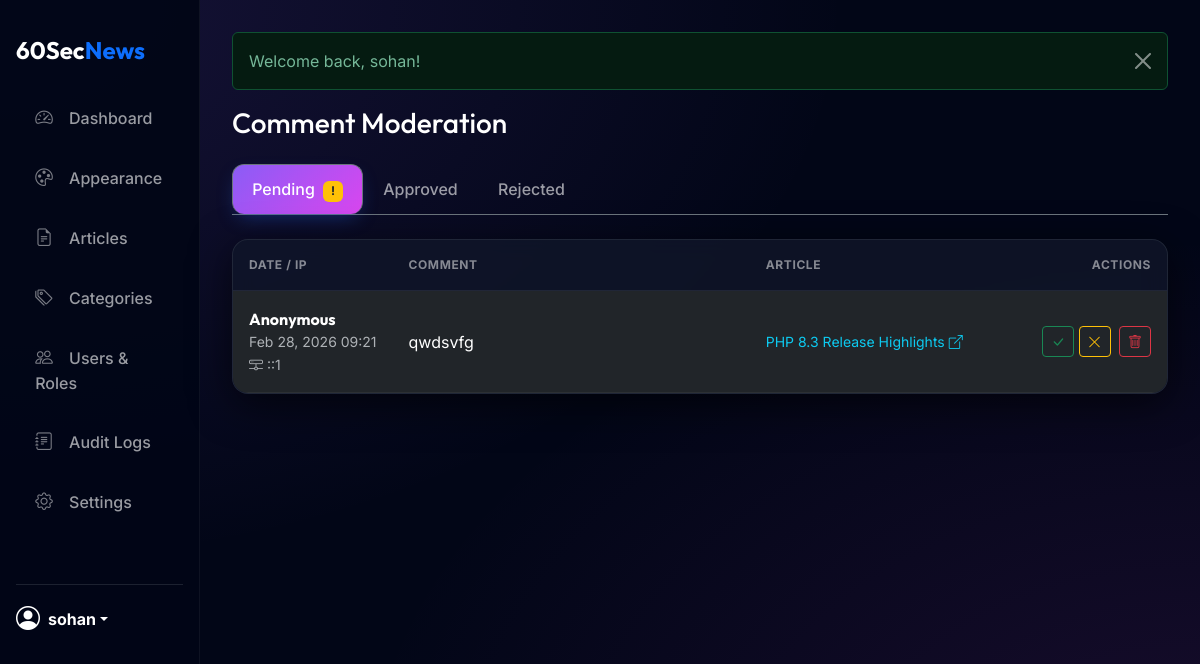
Page /public/admin/comments.php (signed in) on the earlier database version.
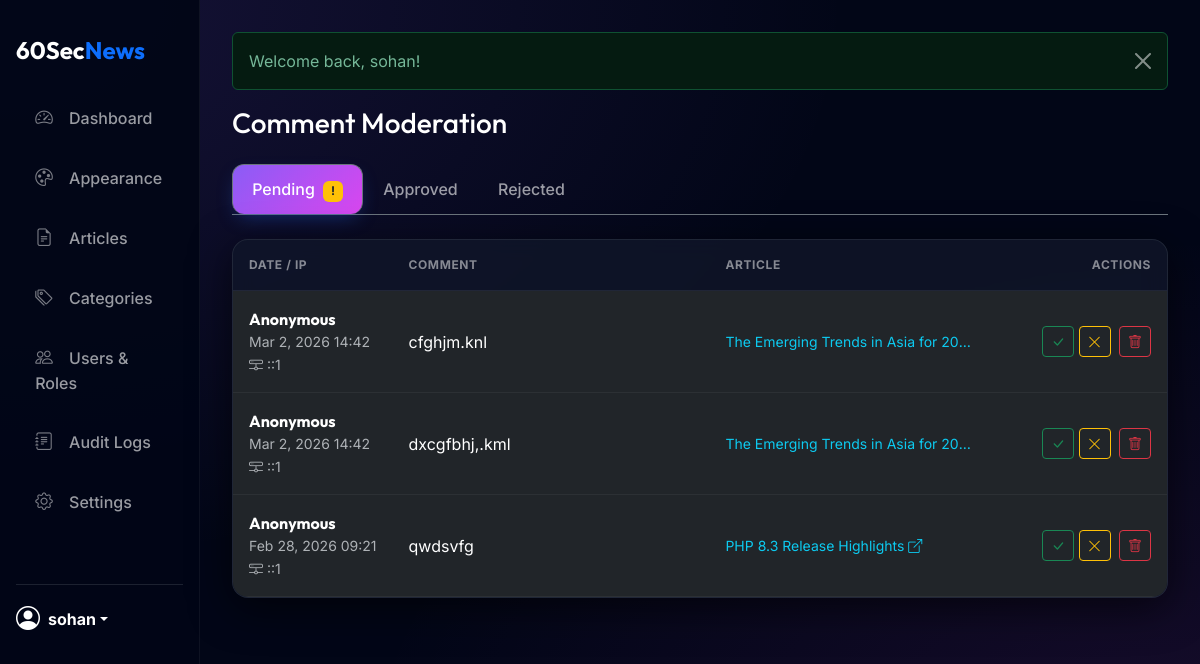
Same page on the later database version.
### tables this page shows
CREATE TABLE `comments` (
  `id` int(11) NOT NULL,
  `article_id` int(11) NOT NULL,
  `user_ip` varchar(45) DEFAULT NULL,
  `author_name` varchar(100) DEFAULT NULL,
  `content` text NOT NULL,
  `status` enum('pending','approved','rejected') DEFAULT 'pending',
  `created_at` timestamp NOT NULL DEFAULT current_timestamp()
);

CREATE TABLE `articles` (
  `id` int(11) NOT NULL,
  `title` varchar(255) NOT NULL,
  `slug` varchar(255) NOT NULL,
  `summary` text NOT NULL,
  `content` text NOT NULL,
  `author_id` int(11) NOT NULL,
  `category_id` int(11) NOT NULL,
  `featured_image_id` int(11) DEFAULT NULL,
  `status` enum('draft','pending','published','embargoed','trashed') DEFAULT 'draft',
  `is_breaking` tinyint(1) DEFAULT 0,
  `is_pinned` tinyint(1) DEFAULT 0,
  `is_featured` tinyint(1) DEFAULT 0,
  `fact_checked` tinyint(1) DEFAULT 0,
  `publish_at` timestamp NULL DEFAULT NULL,
  `created_at` timestamp NOT NULL DEFAULT current_timestamp(),
  `updated_at` timestamp NOT NULL DEFAULT current_timestamp() ON UPDATE current_timestamp()
);

### public/admin/comments.php (the view, shortened to what this page needs)
<?php
require_once __DIR__ . '/layout/header.php';
$db = DB::getInstance()->getConnection();
$status_filter = $_GET['status'] ?? 'pending';
$s = "SELECT c.id, c.author_name, c.user_ip, c.content, c.status, c.created_at, a.title as article_title, a.slug as article_slug
        FROM comments c
        JOIN articles a ON c.article_id = a.id
        WHERE c.status = ?
        ORDER BY c.created_at DESC";
$st = $db->prepare($s);
$st->execute([$status_filter]);
$comments = $st->fetchAll();
?>
<div class="d-flex justify-content-between align-items-center mb-4">
    <h1 class="h3 mb-0 text-white">Comment Moderation</h1>
</div>
<ul class="nav nav-tabs border-secondary mb-4">
    <li class="nav-item">
        <a class="nav-link <?= $status_filter === 'pending' ? 'active bg-dark text-white border-secondary border-bottom-0' : 'text-muted' ?>"
            href="?status=pending">
            Pending <span class="badge bg-warning text-dark ms-1">!</span>
        </a>
    </li>
    <li class="nav-item">
        <a class="nav-link <?= $status_filter === 'approved' ? 'active bg-dark text-white border-secondary border-bottom-0' : 'text-muted' ?>"
            href="?status=approved">Approved</a>
    </li>
    <li class="nav-item">
        <a class="nav-link <?= $status_filter === 'rejected' ? 'active bg-dark text-white border-secondary border-bottom-0' : 'text-muted' ?>"
            href="?status=rejected">Rejected</a>
    </li>
</ul>
<div class="card">
    <div class="card-body p-0">
        <div class="table-responsive">
            <table class="table table-dark table-hover mb-0">
                <thead>
                    <tr>
                        <th style="width:15%">Date / IP</th>
                        <th style="width:40%">Comment</th>
                        <th style="width:25%">Article</th>
                        <th style="width:20%" class="text-end">Actions</th>
                    </tr>
                </thead>
                <tbody>
                    <?php foreach ($comments as $c): ?>
                    <tr>
                        <td>
                            <div class="text-nowrap fw-bold">
                                <?= e($c['author_name'] ?: 'Anonymous') ?>
                            </div>
                            <div class="text-nowrap small text-muted">
                                <?= date('M j, Y H:i', strtotime($c['created_at'])) ?>
                            </div>
                            <small class="text-muted"><i class="bi bi-hdd-network"></i>
                                <?= e($c['user_ip']) ?>
                            </small>
                        </td>
                        <td>
                            <div style="max-height: 80px; overflow-y: auto;" class="pe-2 text-wrap">
                                <?= nl2br(e($c['content'])) ?>
                            </div>
                        </td>
                        <td>
                            <a href="<?= BASE_URL ?>/article.php?slug=<?= e($c['article_slug']) ?>" target="_blank"
                                class="text-info text-decoration-none small text-truncate d-block"
                                style="max-width:250px;">
                                <?= e($c['article_title']) ?> <i class="bi bi-box-arrow-up-right"></i>
                            </a>
                        </td>
                        <td class="text-end text-nowrap">
                            <form method="POST" class="d-inline">
                                <?php if ($c['status'] !== 'approved'): ?>
                                <button type="submit" name="action" value="approved"
                                    class="btn btn-sm btn-outline-success" title="Approve"><i
                                        class="bi bi-check-lg"></i></button>
                                <?php endif; ?>
                                <?php if ($c['status'] !== 'rejected'): ?>
                                <button type="submit" name="action" value="rejected"
                                    class="btn btn-sm btn-outline-warning" title="Reject"><i
                                        class="bi bi-x-lg"></i></button>
                                <?php endif; ?>
                                <button type="submit" name="action" value="delete"
                                    class="btn btn-sm btn-outline-danger ms-1" title="Delete Permanently"
                                    onclick="return confirm('Delete this comment permanently?');"><i
                                        class="bi bi-trash"></i></button>
                            </form>
                        </td>
                    </tr>
                    <?php endforeach; ?>
                </tbody>
            </table>
        </div>
    </div>
</div>
<?php require_once __DIR__ . '/layout/footer.php'; ?>

Differences in the rows shown:
added comments: author_name "Anonymous", created_at "Mar 2, 2026 14:42", user_ip "::1", content "cfghjm.knl", article.title "The Emerging Trends in Asia for 20…", status "pending" (drawn)
added comments: author_name "Anonymous", created_at "Mar 2, 2026 14:42", user_ip "::1", content "dxcgfbhj,.kml", article.title "The Emerging Trends in Asia for 20…", status "pending" (drawn)
